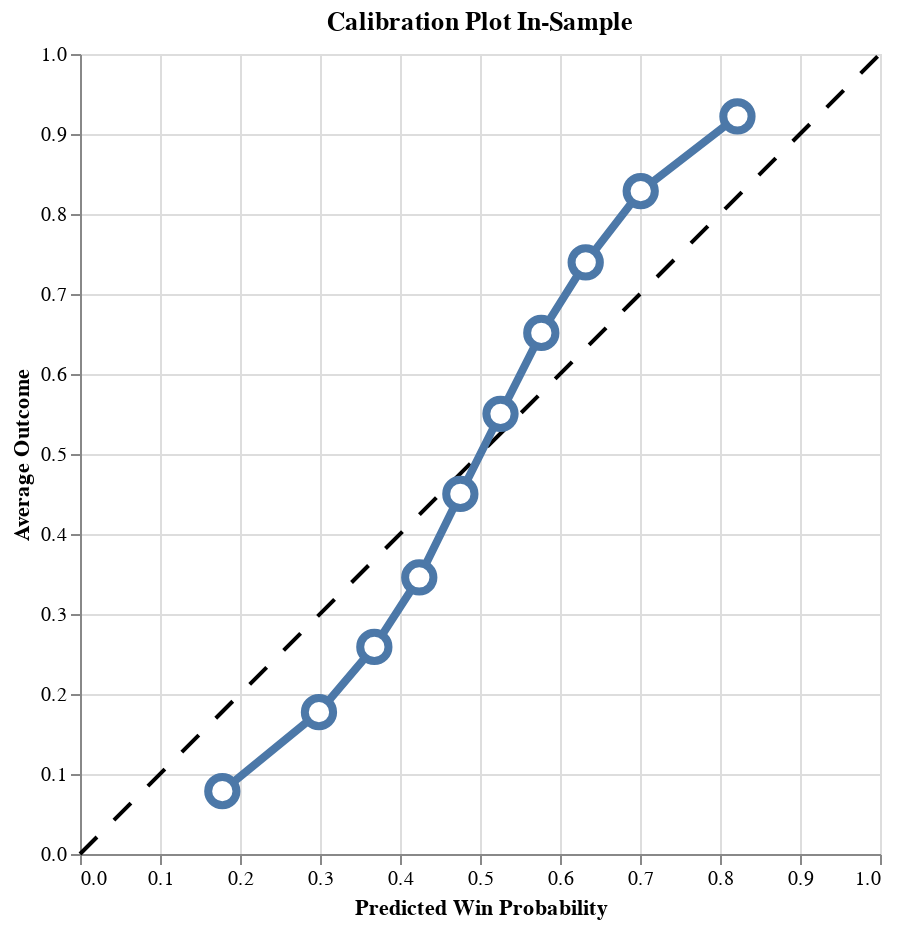

Write notebook code for a chart like this one.
### Markdown cell above
### GOAT is d643 novak-djokovic; f324 roger-federer, n409 rafael-nadal share the runner-up in the recent days

### Code cell
self.plot_calibration()

### Figure 1 — Vega-Lite specification as saved in the notebook (floating-point values rounded to 4 significant figures)
{"config": {"view": {"continuousWidth": 300, "continuousHeight": 300}}, "layer": [{"data": {"name": "data-42f50405073b2dbe8396db6b7dd2f6be"}, "mark": {"type": "line", "color": "black", "strokeDash": [12, 12]}, "encoding": {"x": {"field": "x", "type": "quantitative"}, "y": {"field": "y", "type": "quantitative"}}}, {"data": {"name": "data-fcf2bea883e408a9ed5856b06292d0a1"}, "mark": {"type": "line", "strokeWidth": 4}, "encoding": {"x": {"field": "win_prob_midpoint", "title": "Predicted Win Probability", "type": "quantitative"}, "y": {"field": "avg_outcome", "title": "Average Outcome", "type": "quantitative"}}}, {"data": {"name": "data-fcf2bea883e408a9ed5856b06292d0a1"}, "mark": {"type": "point", "fill": "white", "opacity": 1, "size": 200, "strokeWidth": 4}, "encoding": {"x": {"field": "win_prob_midpoint", "type": "quantitative"}, "y": {"field": "avg_outcome", "type": "quantitative"}}}], "height": 400, "title": "Calibration Plot In-Sample", "width": 400, "$schema": "https://vega.github.io/schema/vega-lite/v5.20.1.json", "datasets": {"data-42f50405073b2dbe8396db6b7dd2f6be": [{"x": 0, "y": 0}, {"x": 1, "y": 1}], "data-fcf2bea883e408a9ed5856b06292d0a1": [{"avg_outcome": 0.07858, "win_prob_midpoint": 0.1779}, {"avg_outcome": 0.1773, "win_prob_midpoint": 0.2987}, {"avg_outcome": 0.2588, "win_prob_midpoint": 0.3679}, {"avg_outcome": 0.3457, "win_prob_midpoint": 0.4241}, {"avg_outcome": 0.4501, "win_prob_midpoint": 0.4754}, {"avg_outcome": 0.5502, "win_prob_midpoint": 0.5256}, {"avg_outcome": 0.6513, "win_prob_midpoint": 0.5766}, {"avg_outcome": 0.7395, "win_prob_midpoint": 0.6321}, {"avg_outcome": 0.8287, "win_prob_midpoint": 0.7009}, {"avg_outcome": 0.9219, "win_prob_midpoint": 0.8218}]}}
